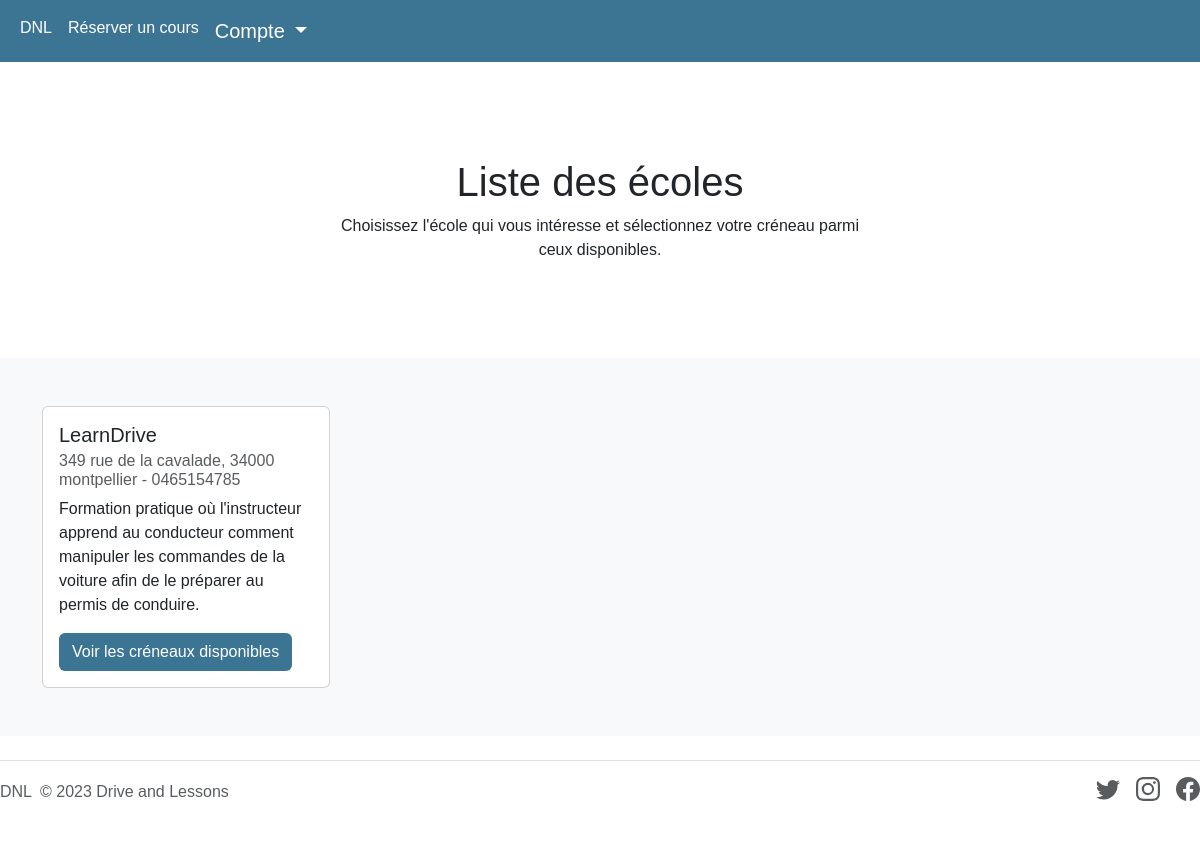
/, run on an earlier commit of the app's database.
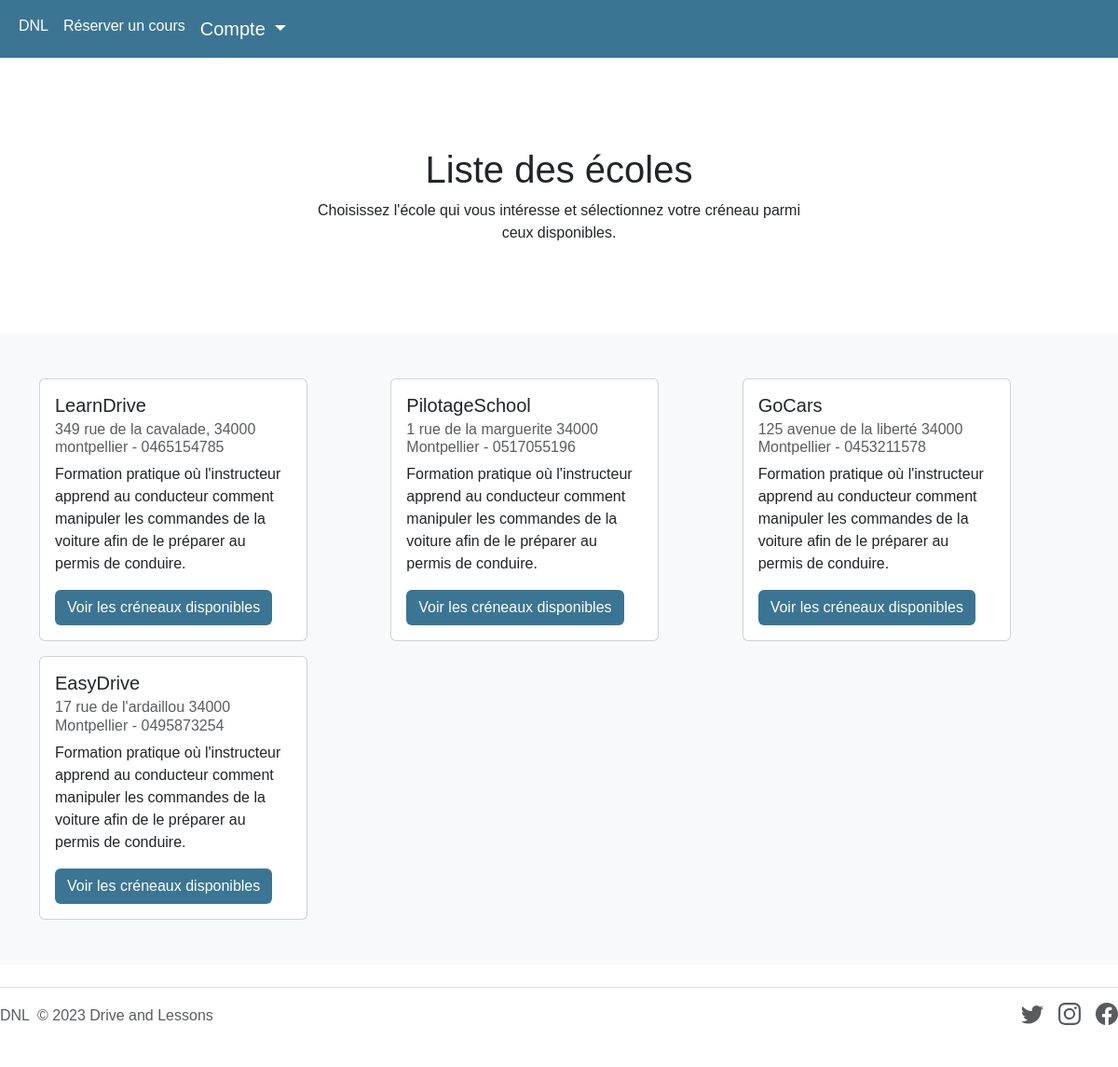
And on a later commit of the database.
### pilotageSchool/models.py (models this page shows, shortened)
class School(models.Model):
    id = models.AutoField(primary_key=True)
    name = models.CharField(max_length=200)
    address = models.CharField(max_length=200)
    phone = models.CharField(max_length=10)

### pilotageSchool/views.py (the view)
# urls.py: path('', views.index, name='index'),
def index(request):
    schools = School.objects.all()
    return render(request, 'templates/school_list.html', {'schools': schools})

### pilotageSchool/templates/school_list.html (shortened to what this page needs)
<!doctype html>
<html lang="en">
<head>
    <link href="https://cdn.jsdelivr.net/npm/bootstrap@5.3.0-alpha1/dist/css/bootstrap.min.css" rel="stylesheet">
    <link rel="stylesheet" href="https://cdnjs.cloudflare.com/ajax/libs/font-awesome/4.7.0/css/font-awesome.min.css">
</head>
<body>
    {% include 'navbar.html' %}
    <main>
      <section class="py-5 text-center container">
        <div class="row py-lg-5">
          <div class="col-lg-6 col-md-8 mx-auto">
            <h1 class="fw-light">Liste des écoles</h1>
              <p class="card-text">Choisissez l'école qui vous intéresse et sélectionnez votre créneau parmi ceux disponibles.</p>
          </div>
        </div>
      </section>
      <div class="album py-5 bg-light">
        <div class="container">
          <div class="row row-cols-1 row-cols-sm-2 row-cols-md-3 g-3">
            {% for school in schools %}
            <div class="col">
                <div class="card" style="width: 18rem;">
                  <div class="card-body">
                    <h5 class="card-title">{{ school.name }}</h5>
                    <h6 class="card-subtitle mb-2 text-muted">{{ school.address }} - {{ school.phone }}</h6>
                    <p class="card-text">Formation pratique où l'instructeur apprend au conducteur comment manipuler les commandes de la voiture afin de le préparer au permis de conduire.</p>
                  <a href="{% url 'choose_reservation' school.name %}" class="btn">Voir les créneaux disponibles</a>
                  </div>
                </div>
            </div>
            {% endfor %}
          </div>
        </div>
      </div>
    </main>
    {% include 'footer.html' %}
</body>
</html>

What changed in the data, as far as the page shows it:
added School: name "PilotageSchool", address "1 rue de la marguerite 34000 Montpellier", phone "0517055196"
added School: name "GoCars", address "125 avenue de la liberté 34000 Montpellier", phone "0453211578"
added School: name "EasyDrive", address "17 rue de l'ardaillou 34000 Montpellier", phone "0495873254"
